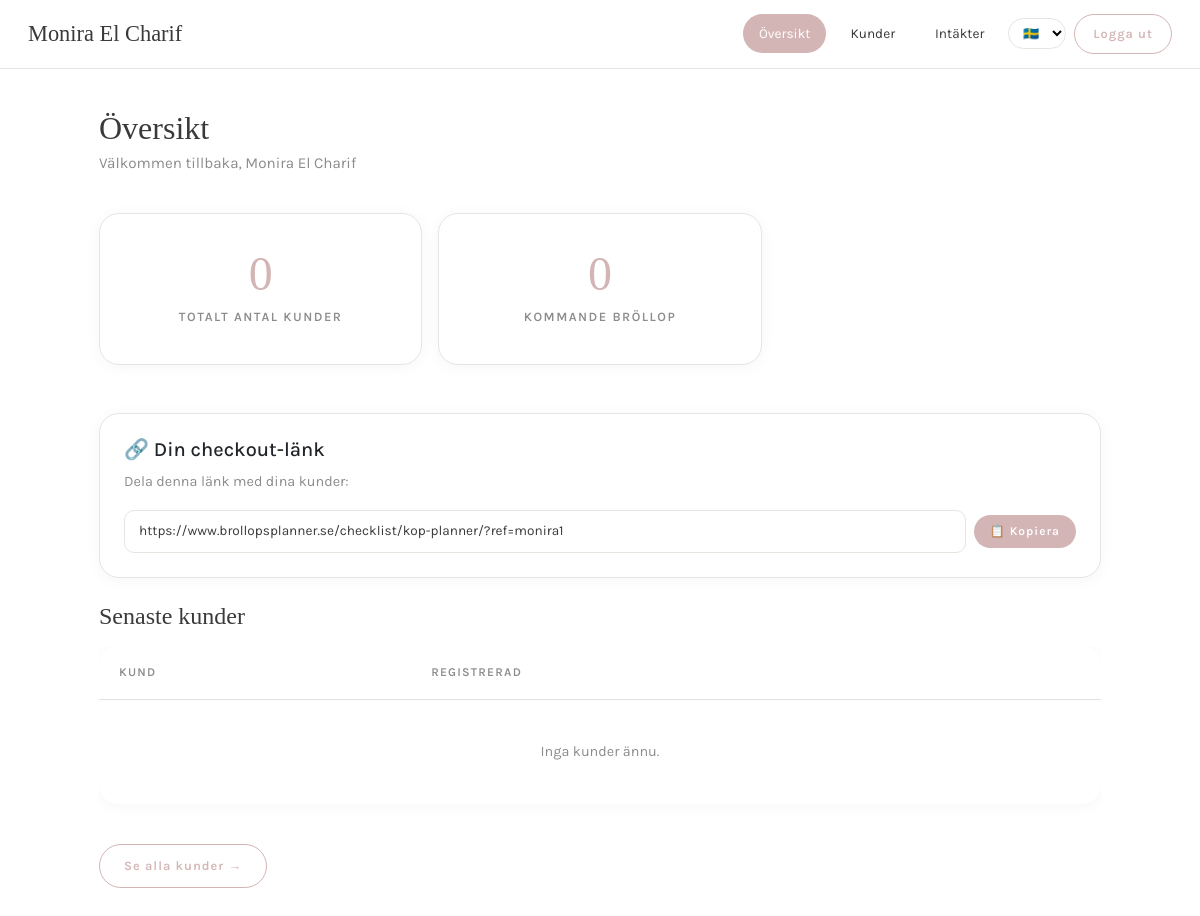
The app's page /checklist/partner/dashboard/ (signed in) with its own data.
### planner/models.py (models this page shows, shortened)
class Photographer(models.Model):
    user = models.ForeignKey(User, on_delete=models.CASCADE, null=True, blank=True)
    name = models.CharField(max_length=100, verbose_name="Företagsnamn")
    logo = models.URLField(max_length=500, blank=True, null=True, verbose_name="Logga (URL)")
    primary_color = models.CharField(max_length=7, default="#FFFFFF", verbose_name="Navbar-färg (Hex-kod)")
    accent_color = models.CharField(max_length=7, default="#C7BDAE", verbose_name="Accentfärg (Hex-kod)")
    whop_email = models.EmailField(blank=True, null=True, verbose_name="Whop E-post")
    whop_affiliate_id = models.CharField(max_length=100, verbose_name="Whop Affiliate ID")
    is_active = models.BooleanField(default=False)
    created_at = models.DateTimeField(auto_now_add=True)

### planner/views.py (the view)
# urls.py: path('partner/dashboard/', views.partner_dashboard, name='partner_dashboard'),
@login_required
def partner_dashboard(request):
    fotograf = Photographer.objects.filter(user=request.user, is_active=True).first()
    if not fotograf:
        return redirect('dashboard')
    kunder = Profil.objects.filter(photographer=fotograf, roll='par')
    antal_kunder = kunder.count()
    from planner.models import Brollop
    kommande_brollop = Brollop.objects.filter(
        planerare__in=[k.user for k in kunder]
    ).order_by('datum')[:5]
    return render(request, 'planner/partner_dashboard.html', {
        'fotograf': fotograf,
        'antal_kunder': antal_kunder,
        'kunder': kunder.order_by('-user__date_joined')[:5],
        'kommande_brollop': kommande_brollop,
    })

### accounts/context_processors.py (called while the page is built)
def photographer_context(request):
    if request.user.is_authenticated:
        try:
            profil = Profil.objects.get(user=request.user)
            if profil.photographer:
                return {'photographer': profil.photographer}
        except Profil.DoesNotExist:
            pass
    return {'photographer': None}

### planner/templates/planner/partner_dashboard.html (shortened to what this page needs)
{% extends 'planner/partner_base.html' %}
{% load i18n %}
{% block content %}
<div style="margin-bottom: 36px;">
    <h1 style="font-size: 2rem; margin-bottom: 4px;">{% trans "Översikt" %}</h1>
    <p style="color: var(--text-light); font-size: 0.95rem;">{% trans "Välkommen tillbaka" %}, {{ fotograf.name }}</p>
</div>
<div class="row g-3 mb-5">
    <div class="col-md-4">
        <div class="card stat-card">
            <div class="stat-number">{{ antal_kunder }}</div>
            <div class="stat-label">{% trans "Totalt antal kunder" %}</div>
        </div>
    </div>
    <div class="col-md-4">
        <div class="card stat-card">
            <div class="stat-number">{{ kommande_brollop|length }}</div>
            <div class="stat-label">{% trans "Kommande bröllop" %}</div>
        </div>
    </div>
</div>
{% if fotograf.whop_affiliate_id %}
<div class="card mb-4">
    <div class="card-body">
        <h5>🔗 {% trans "Din checkout-länk" %}</h5>
        <p style="color: var(--text-light); font-size: 0.9rem;">
            {% trans "Dela denna länk med dina kunder:" %}
        </p>
        <div style="display: flex; gap: 8px; align-items: center;">
            <input type="text"
                   value="https://www.brollopsplanner.se/checklist/kop-planner/?ref={{ fotograf.whop_affiliate_id }}"
                   class="form-control"
                   readonly
                   style="font-size: 0.85rem;">
            <button onclick="navigator.clipboard.writeText('https://www.brollopsplanner.se/checklist/kop-planner/?ref={{ fotograf.whop_affiliate_id }}')"
                    class="btn-primary btn-sm" style="white-space: nowrap;">
                📋 Kopiera
            </button>
        </div>
    </div>
</div>
{% endif %}
<h4 style="margin-bottom: 16px;">{% trans "Senaste kunder" %}</h4>
<div class="table-responsive">
    <table class="table">
        <thead>
            <tr>
                <th>{% trans "Kund" %}</th>
                <th>{% trans "Registrerad" %}</th>
                <th></th>
            </tr>
        </thead>
        <tbody>
            {% for k in kunder %}
                <tr>
                    <td><strong>{{ k.user.username }}</strong></td>
                    <td>{{ k.user.date_joined|date:"d M Y" }}</td>
                    <td style="text-align: right;">
                        <a href="{% url 'partner_kund_detail' k.id %}" class="btn-outline btn-sm">{% trans "Visa" %} →</a>
                    </td>
                </tr>
            {% empty %}
                <tr>
                    <td colspan="3" style="text-align: center; color: var(--text-light); padding: 40px;">
                        {% trans "Inga kunder ännu." %}
                    </td>
                </tr>
            {% endfor %}
        </tbody>
    </table>
</div>
<div style="margin-top: 24px;">
    <a href="{% url 'partner_kunder' %}" class="btn-outline">{% trans "Se alla kunder" %} →</a>
</div>
{% endblock %}

### planner/templates/planner/partner_base.html (shortened to what this page needs)
{% load static %}
{% load i18n %}
<!DOCTYPE html>
<html lang="sv">
<head>
    <link href="https://cdn.jsdelivr.net/npm/bootstrap@5.3.0/dist/css/bootstrap.min.css" rel="stylesheet">
    <link rel="stylesheet" href="https://cdnjs.cloudflare.com/ajax/libs/font-awesome/6.5.1/css/all.min.css">
</head>
<body>
<nav class="partner-nav">
    <a href="{% url 'partner_dashboard' %}" class="brand">
        {{ fotograf.name }}
    </a>
    <div class="nav-links">
        <a href="{% url 'partner_dashboard' %}" class="{% if request.resolver_match.url_name == 'partner_dashboard' %}active{% endif %}">
            Översikt
        </a>
        <a href="{% url 'partner_kunder' %}" class="{% if request.resolver_match.url_name == 'partner_kunder' or request.resolver_match.url_name == 'partner_kund_detail' %}active{% endif %}">
            Kunder
        </a>
        <a href="{% url 'partner_intakter' %}" class="{% if request.resolver_match.url_name == 'partner_intakter' %}active{% endif %}">
            Intäkter
        </a>
        <form action="{% url 'set_language' %}" method="post" style="display: inline;">
            <select name="language" onchange="this.form.submit()"
                    style="font-size: 0.8rem; padding: 6px 10px; border: 1px solid var(--border); border-radius: 30px; background: var(--white); cursor: pointer; font-family: 'Karla', sans-serif;">
                {% get_current_language as CURRENT_LANGUAGE %}
                <option value="sv" {% if CURRENT_LANGUAGE == 'sv' %}selected{% endif %}>🇸🇪</option>
            </select>
        </form>
        <form method="post" action="{% url 'logout' %}" style="display: inline;">
            <button type="submit" class="btn-logout">Logga ut</button>
        </form>
    </div>
</nav>
<div class="container">
    {% block content %}{% endblock %}
</div>
</body>
</html>

### planner/templates/planner/partner_base.html (style rules this page uses)
:root { --white: #FFFFFF; --blush: #F5EBEB; --rose: #D4B5B5; --rose-dark: #B89595; --beige: #F2EFE9; --text: #3A3A3A; --text-light: #8C8C8C; --border: #E8E5E0; }
* { margin: 0; padding: 0; box-sizing: border-box; }
body { font-family: 'Karla', sans-serif; background: var(--white); color: var(--text); line-height: 1.7; -webkit-font-smoothing: antialiased; overflow-x: hidden; }
h1, h2, h3, h4 { font-family: 'Cormorant Garamond', serif; font-weight: 400; color: var(--text); }
.partner-nav { background: var(--white); border-bottom: 1px solid var(--border); padding: 14px 28px; display: flex; align-items: center; justify-content: space-between; position: sticky; top: 0; z-index: 1000; }
.partner-nav .brand { font-family: 'Cormorant Garamond', serif; font-size: 1.4rem; font-weight: 400; color: var(--text); text-decoration: none; }
.partner-nav .nav-links { display: flex; align-items: center; gap: 8px; }
.partner-nav .nav-links a { color: var(--text); text-decoration: none; font-size: 0.85rem; padding: 8px 16px; border-radius: 30px; transition: all 0.3s ease; }
.partner-nav .nav-links a:hover, .partner-nav .nav-links a.active { background: var(--rose); color: white; }
.btn-logout { background: transparent; border: 1.5px solid var(--rose); color: var(--rose); padding: 8px 18px; border-radius: 30px; font-size: 0.8rem; font-weight: 600; letter-spacing: 1px; cursor: pointer; transition: all 0.3s ease; font-family: 'Karla', sans-serif; }
.container { max-width: 1050px; margin: 0 auto; padding: 40px 24px; }
.card { background: var(--white); border: 1px solid var(--border); border-radius: 20px; box-shadow: 0 2px 16px rgba(0,0,0,0.04); transition: all 0.4s ease; }
.card-body { padding: 24px; }
.stat-card { text-align: center; padding: 36px 24px; }
.stat-card .stat-number { font-family: 'Cormorant Garamond', serif; font-size: 3rem; font-weight: 400; color: var(--rose); line-height: 1; }
.stat-card .stat-label { font-size: 0.8rem; color: var(--text-light); text-transform: uppercase; letter-spacing: 1.5px; margin-top: 8px; font-weight: 600; }
.btn-primary { background: var(--rose); color: white; padding: 10px 24px; border-radius: 30px; font-family: 'Karla', sans-serif; font-size: 0.8rem; font-weight: 600; letter-spacing: 1px; border: none; cursor: pointer; transition: all 0.3s ease; text-decoration: none; display: inline-block; }
.btn-outline { background: transparent; border: 1.5px solid var(--rose); color: var(--rose); padding: 10px 24px; border-radius: 30px; font-family: 'Karla', sans-serif; font-size: 0.8rem; font-weight: 600; letter-spacing: 1px; cursor: pointer; transition: all 0.3s ease; text-decoration: none; display: inline-block; }
.btn-sm { padding: 6px 16px; font-size: 0.75rem; }
.table { width: 100%; background: var(--white); border-radius: 20px; overflow: hidden; border-collapse: separate; border-spacing: 0; box-shadow: 0 2px 16px rgba(0,0,0,0.04); }
.table th { background: var(--white); color: var(--text-light); font-weight: 600; font-size: 0.75rem; text-transform: uppercase; letter-spacing: 1.2px; padding: 16px 20px; text-align: left; }
.table td { padding: 14px 20px; border-bottom: 1px solid var(--border); font-size: 0.9rem; }
.table tr:last-child td { border-bottom: none; }
.form-control, .form-select { border: 1.5px solid var(--border); border-radius: 10px; padding: 10px 14px; font-size: 0.9rem; font-family: 'Karla', sans-serif; background: var(--white); color: var(--text); transition: all 0.3s ease; }

### records on screen
Photographer: name "Monira El Charif", whop_affiliate_id "https://www.brollopsplanner.se/checklist/kop-planner/?ref=monira1"

### other values on screen
{{ antal_kunder }} "0"
{{ kommande_brollop|length }} "0"
